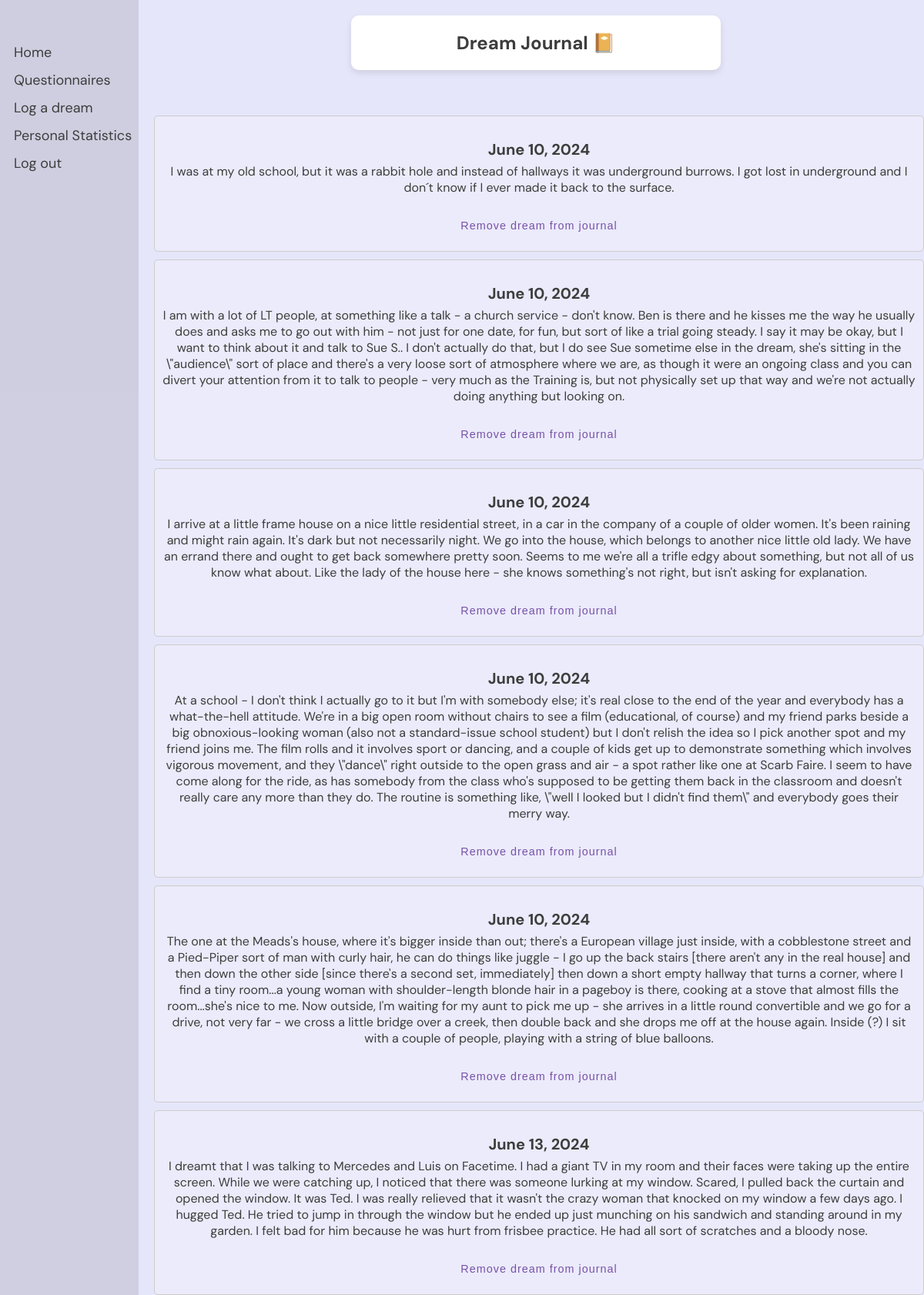
Page /dreams/journal/ (signed in) on the committed database.
### dreams/models.py (models this page shows)
class Dream(models.Model):
    user = models.ForeignKey(User, on_delete=models.CASCADE)
    date = models.DateField()
    content = models.TextField()
    shared = models.BooleanField(default=False)
    processed = models.BooleanField(default=False)

### dreams/views.py (the view)
# urls.py: path('journal/', views.dream_journal, name='dream_journal'),
@login_required
def dream_journal(request):
    dreams = Dream.objects.filter(user=request.user).order_by('-date')
    return render(request, 'dreams/dream_journal.html', {'dreams': dreams})

### dreams/templates/dreams/dream_journal.html (shortened to what this page needs)
{% load static %}
<!DOCTYPE html>
<html>
<head>
    <link rel="stylesheet" type="text/css" href="{% static 'css/styles.css' %}">
</head>
<body>
    <div class="header">
        <h2>Dream Journal 📔</h2>
    </div>
    <div class="sidenav">
        <a href="/">Home</a>
        <a href="{% url 'dreams:questionnaires' %}">Questionnaires</a>
        <a href="{% url 'dreams:log_dream' %}">Log a dream</a>
        <a href="{% url 'dreams:personal_statistics' %}">Personal Statistics</a>
        <a href="{% url 'logout' %}">Log out</a>
    </div>
    <div class="container">
        <div class="dreams">
            {% if dreams %}
                {% for dream in dreams reversed%}
                    <div class="dream">
                        <h3 class="dream-date">{{ dream.date }}{{dream.time}}</h3>
                        <p class="dream-content">{{ dream.content }}</p>
                        <form action="{% url 'dreams:delete_dream' dream.id %}" method="post">
                            <button type="submit">Remove dream from journal</button>
                        </form>
                    </div>
                {% endfor %}
            {% endif %}
        </div>
    </div>
</body>
</html>

### static/css/styles.css (style rules this page uses)
body { font-family: 'DM Sans', -apple-system, BlinkMacSystemFont, "Segoe UI", Roboto, Oxygen-Sans, Ubuntu, Cantarell, "Helvetica Neue", sans-serif; margin: 0; padding: 0; background-color: #E6E6FA; }
button, .button { padding: 15px 30px; font-size: 1.2vw; margin: 0 10px; border-radius: 25px; color: #7851a9; border: 2px solid #7851a9; background-color: transparent; letter-spacing: 1px; text-align: center; text-decoration: none; font-family: 'Poppins', sans-serif; display: inline-block; cursor: pointer; border: none; transition: background-color 0.3s, transform 0.3s; }

### dreams/templates/dreams/dream_journal.html (style rules this page uses)
body, html { margin: 0; padding: 0; width: 100%; height: 100%; font-family: 'DM Sans', -apple-system, BlinkMacSystemFont, "Segoe UI", Roboto, Oxygen-Sans, Ubuntu, Cantarell, "Helvetica Neue", sans-serif; display: flex; flex-direction: column; justify-content: space-between; align-items: center; }
.header { background: #FFFFFF; color: #3D3D3D; border-radius: 10px; box-shadow: 0 4px 8px rgba(0, 0, 0, 0.1); width: 40%; left: 8%; text-align: center; margin-top: 20px; z-index: 2; position: relative; }
.sidenav { height:100%; width:180px; position: fixed; z-index:1; top:0; left:0; background-color: rgba(0,0,0,0.1); overflow-x: :hidden; padding-top:50px; }
.sidenav a { padding:6px 8px 6px 18px; text-decoration: none; font-size:18px; color: #3D3D3D; display:block; }
.container { justify-content: center; width: calc(100% - 200px); align-items: center; height: calc(100vh - 150px); text-align: center; margin-left: 200px; margin-top: 30px; z-index: 1; }
.dream { margin-bottom: 10px; border: 1px solid #ccc; padding: 10px; border-radius: 5px; background-color: rgba(255, 255, 255, 0.2); }
.dream-date { font-size: 20px; font-weight: bold; margin-bottom: 5px; color: #3D3D3D; }
.dream-content { font-size: 16px; margin-top: 5px; color: #3D3D3D; }

### rows in the picture
Dream: date "June 10, 2024", content "I was at my old school, but it was a rabbit hole and instead of hallways it was underground burrows. I got lost in underground and I don´t know if I ever made it back to the surface."
Dream: date "June 10, 2024", content "I am with a lot of LT people, at something like a talk - a church service - don't know. Ben is there and he kisses me the way he usually does and asks me to go out with him - not just for one date, for fun, but sort of like a trial going steady. I say it may be okay, but I want to think about it and talk to Sue S.. I don't actually do that, but I do see Sue sometime else in the dream, she's sitting in the \\\"audience\\\" sort of place and there's a very loose sort of atmosphere where we are, as though it were an ongoing class and you can divert your attention from it to talk to people - very much as the Training is, but not physically set up that way and we're not actually doing anything but…"
Dream: date "June 10, 2024", content "I arrive at a little frame house on a nice little residential street, in a car in the company of a couple of older women. It's been raining and might rain again. It's dark but not necessarily night. We go into the house, which belongs to another nice little old lady. We have an errand there and ought to get back somewhere pretty soon. Seems to me we're all a trifle edgy about something, but not all of us know what about. Like the lady of the house here - she knows something's not right, but isn't asking for explanation."
Dream: date "June 10, 2024", content "At a school - I don't think I actually go to it but I'm with somebody else; it's real close to the end of the year and everybody has a what-the-hell attitude. We're in a big open room without chairs to see a film (educational, of course) and my friend parks beside a big obnoxious-looking woman (also not a standard-issue school student) but I don't relish the idea so I pick another spot and my friend joins me. The film rolls and it involves sport or dancing, and a couple of kids get up to demonstrate something which involves vigorous movement, and they \\\"dance\\\" right outside to the open grass and air - a spot rather like one at Scarb Faire. I seem to have come along for the ride, as has…"
Dream: date "June 10, 2024", content "The one at the Meads's house, where it's bigger inside than out; there's a European village just inside, with a cobblestone street and a Pied-Piper sort of man with curly hair, he can do things like juggle - I go up the back stairs [there aren't any in the real house] and then down the other side [since there's a second set, immediately] then down a short empty hallway that turns a corner, where I find a tiny room...a young woman with shoulder-length blonde hair in a pageboy is there, cooking at a stove that almost fills the room...she's nice to me. Now outside, I'm waiting for my aunt to pick me up - she arrives in a little round convertible and we go for a drive, not very far - we cross a…"
Dream: date "June 13, 2024", content "I dreamt that I was talking to Mercedes and Luis on Facetime. I had a giant TV in my room and their faces were taking up the entire screen. While we were catching up, I noticed that there was someone lurking at my window. Scared, I pulled back the curtain and opened the window. It was Ted. I was really relieved that it wasn't the crazy woman that knocked on my window a few days ago. I hugged Ted. He tried to jump in through the window but he ended up just munching on his sandwich and standing around in my garden. I felt bad for him because he was hurt from frisbee practice. He had all sort of scratches and a bloody nose."
